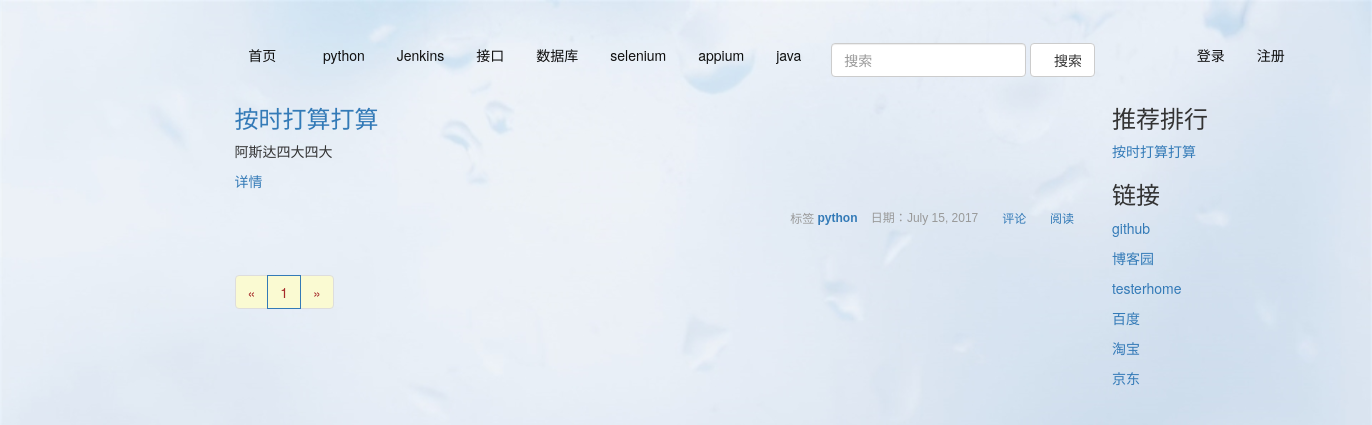
The page / on the database its author committed.
### app/models.py (models this page shows, shortened)
class Classifa(db.Model):
    __tablename__='fenlei'
    id=db.Column(db.Integer(),primary_key=True)
    name=db.Column(db.String(64))

class Post(db.Model):
    __tablename__='posts'
    id=db.Column(db.Integer(),primary_key=True,autoincrement=True)
    title=db.Column(db.String(255),unique=False)
    text=db.Column(db.Text())
    publish_date=db.Column(db.DateTime(),default=datetime.datetime.now())
    user_id=db.Column(db.Integer(),db.ForeignKey('users.id'))
    is_recomment=db.Column(db.Boolean(),default=False)
    comments = db.relationship(
        'Comment',
        backref='posts',
        lazy='dynamic')
    tag = db.relationship(
        'Tag',
        secondary=posts_tags,
        backref=db.backref('posts', lazy='dynamic')
    )
    classname=db.relationship('Classifa',
    	secondary=post_class,
    	backref=db.backref('posts'))

class Tag(db.Model):
    __tablename__ = 'tags'
    id = db.Column(db.Integer(), primary_key=True)
    name=db.Column(db.String(255))
    def __repr__(self):
        return self.name

class Link(db.Model):
    __tablename__='links'
    id = db.Column(db.Integer(), primary_key=True)
    name = db.Column(db.String(255))
    url = db.Column(db.String(255))

### app/views.py (the view)
@app.route('/',methods=['GET'])
@app.route('/<int:page>')
@cache.cached(timeout=60*3)
def home(page=1):
	pagination=Post.query.order_by(Post.publish_date.desc()).paginate(page, per_page=10,error_out=False)
	posts = pagination.items
	link,tuijian_post,fenlei=get_tui_link()
	return render_template('home1.html',posts=posts,pagination=pagination,
    tuijian_post=tuijian_post,fenleis=fenlei,
    links=link)

### app/views.py (called while the page is built)
def get_tui_link():
  link=db.session.query(Link).all()
  fenlei=db.session.query(Classifa).all()
  tuijian_post=Post.query.filter_by(is_recomment=True).all()
  return link,tuijian_post,fenlei

### app/templates/home1.html (shortened to what this page needs)
{% extends 'base.html' %}
 {%block nav%}
 {%for nav in fenleis%}
 <li >
<a href="{{url_for ('fenlei',fenlei_name=nav.name)}}" style="color: #0f0f0f">{{nav.name}}</a>
        </li>
        {%endfor%}
        {%endblock%}
{% block body%}
{% import "mac.html" as macros %}
{% for post in posts %}
      <div style="height:10%">
      <h3><a href="{{url_for('post',post_id=post.id)}}">{{ post.title }}</a></h3>
        {{ post.text | truncate(100) | safe }}
        <p> <a href="{{url_for('post',post_id=post.id)}}">详情</a></p>
        <div style="padding: 5px 0;color: #999;font: normal 12px/24px Arial;text-align: right;">
    <span class="glyphicon glyphicon-tag">标签 </span>
    {%for tag in post.tag%}<a href="{{url_for('tag',tag=tag)}}"><strong>{{tag}}</strong></a>  {%endfor%}
    <span  style="margin: 0 5px 0 0;">&nbsp;日期：{{ moment(post.publish_date).format('LL')}}&nbsp;</span>
    <span  style="margin: 0 5px 0 0;" class="glyphicon glyphicon-comment"><a href='{{url_for('post',post_id=post.id)}}'>&nbsp;评论&nbsp;</a></span>
    <span  style="margin: 0 5px 0 0;" class="glyphicon glyphicon-eye-open"><a href='{{url_for('post',post_id=post.id)}}'>&nbsp;阅读&nbsp;</a></span></div>
	</div>
    {% endfor %}
<div class="pagination" >
{{ macros.pagination_widget(pagination,'.home') }}
</div>        {% endblock %}
{% block tuijian %}
	{%for tui in tuijian_post%}
	<p><a href='{{url_for('post',post_id=tui.id)}}'>{{tui.title}}</a></P>
	{%endfor%}
        {% endblock %}
{%block link%}
{%for link1 in links%}
<p><a href='{{link1.url}}'>{{link1.name}}</a></P>
{%endfor%}
{% endblock %}

### app/templates/base.html (shortened to what this page needs)
<!DOCTYPE html>
<html lang="en">
<head>
    <link rel="stylesheet" href="http://cdn.static.runoob.com/libs/bootstrap/3.3.7/css/bootstrap.min.css">
</head>
<body background="../static/img/178.jpg" style="background-size:cover">
<div style="margin-left: 17%;margin-top: 15px;text-align: center">
        <ul class="nav nav-pills" >
        <li id="beiji">
            <a href="{{url_for ('home')}}" style="color: #0f0f0f"  >首页
                <span class="glyphicon glyphicon-home"></span>
            </a>
        </li>
        {%block nav%}
        {%endblock%}
       <form class="navbar-form navbar-left" role="search" method="POST" action="{{ url_for('serch')
    }}">
            <div class="form-group">
                <input type="" class="form-control" placeholder="搜索" name='text'>
            </div>
            <button type="submit" class="btn btn-default"><span class="glyphicon glyphicon-search"></span>搜索</button>
        </form>
            {% if session.username %}
            <li style="margin-left:5%">
                <a href="{{url_for('center_person')}}">{{ session.username }}</a>{{xiaoxi}}</li>
                <li>
                 <a href="{{ url_for ('logout')}}">退出</a>
            </li>
            {% else %}
            <li style="margin-left:5%">
            <a  href="{{ url_for ('login')}}" style="color: #0f0f0f" ><span class="glyphicon glyphicon-log-in"></span>&nbsp;登录</a>
        </li>
            <li  >
            <a href="{{ url_for ('reg')}}" style="color: #0f0f0f">注册</a>
        </li>
            {% endif %}
    </ul>
</div>
<div class="container" style="margin-top: inherit;margin-left:16%">
    <div class="row">
        <div class="col-md-9" >
            {% block body%}
            {% endblock %}
        </div>
        <div class="col-md-3" style="margin-top: inherit">
            <div>
                <h3>推荐排行</h3>
                  {% block tuijian %}
                {% endblock %}
            </div>
            <div>
                <h3>链接</h3>
                {% block link %}
                {% endblock %}
            </div>
        </div>
    </div>
</div>
</body>

### app/templates/mac.html
{% macro pagination_widget(pagination, endpoint) %}
<ul class="pagination">
<li{% if not pagination.has_prev %} class="disabled"{% endif %}>
<a style='background-color: lightgoldenrodyellow;color: brown;' href="{% if pagination.has_prev %}{{ url_for(endpoint,
page = pagination.page - 1, **kwargs) }}{% else %}#{% endif %}">
&laquo;
</a>
</li>
{% for p in pagination.iter_pages() %}
{% if p %}
{% if p == pagination.page %}
<li class="active">
<a style='background-color: lightgoldenrodyellow;color: brown;' href="{{ url_for(endpoint, page = p, **kwargs) }}">{{ p }}</a>
</li>
{% else %}
<li>
<a style='background-color: lightgoldenrodyellow;color: brown;' href="{{ url_for(endpoint, page = p, **kwargs) }}">{{ p }}</a>
</li>
{% endif %}
{% else %}
<li class="disabled"><a href="#">&hellip;</a></li>
{% endif %}
{% endfor %}
<li{% if not pagination.has_next %} class="disabled"{% endif %}>
<a  style='background-color: lightgoldenrodyellow;color: brown;' href="{% if pagination.has_next %}{{ url_for(endpoint,
page = pagination.page + 1, **kwargs) }}{% else %}#{% endif %}">
&raquo;
</a>
</li>
</ul>
{% endmacro %}

### rows shown on the page
Classifa: name "python"
Classifa: name "Jenkins"
Classifa: name "接口"
Classifa: name "数据库"
Classifa: name "selenium"
Classifa: name "appium"
Classifa: name "java"
Post: title "按时打算打算", text "阿斯达四大四大", publish_date "July 15, 2017"
Tag: name "python"
Link: name "github"
Link: name "博客园"
Link: name "testerhome"
Link: name "百度"
Link: name "淘宝"
Link: name "京东"

### other values the page prints
{{ p }} "1"
